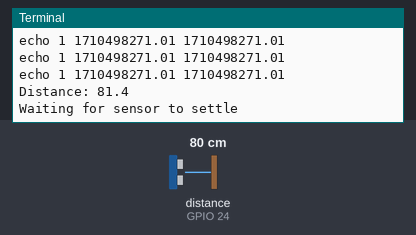
Bench run of a program on a simulated Raspberry Pi (BCM pin numbers). Parts: the last lines printed to the terminal. The test bench sets the inputs (shaded band); at power-on: distance to the obstacle (sensor on GPIO 24) 80 cm. The echo pulse lasts 58.3 µs per cm; the clock reads 2024-03-15 10:24:30 at power-on unless the program sets it.

Above: at 1.2 s.
1.3 s: distance to the obstacle (sensor on GPIO 24) set to 4 cm
At 1.9 s:
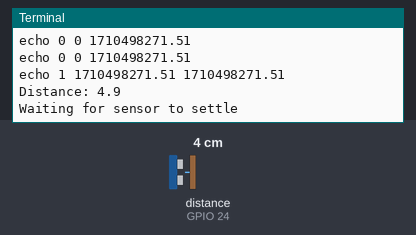
2.8 s: distance to the obstacle (sensor on GPIO 24) set to 2 cm
At 3.5 s:
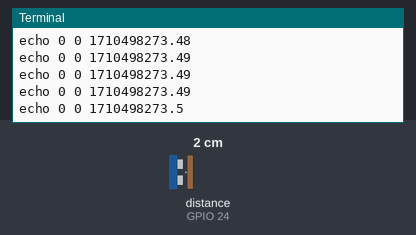
Timing chart, 0 to 5.8 s (numbered marks = the images above; inputs shaded):
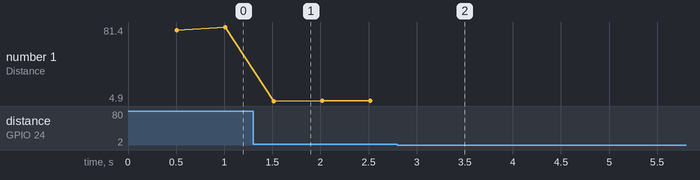

Measured:
- the behaviour switches between 3 and 2 cm on distance to the obstacle (sensor on GPIO 24) (found by bisection; images 1 and 2)
- after the input at 1.3 s, the terminal: prints a new line after 0.22 s (image 1)
- after the input at 2.8 s, the terminal: prints a new line after 0.23 s (image 2)
- plotted number 1: 81.4 → 5 after the input at 1.3 s

The program:

measureDistance.py
```python
import RPi.GPIO as GPIO
import time
GPIO.setmode(GPIO.BCM)

TRIG = 23
ECHO = 24

print "Distance measurement in progress"
GPIO.setup(TRIG, GPIO.OUT)
GPIO.setup(ECHO, GPIO.IN)

try:
    while True:
        GPIO.output(TRIG, False)
        print "Waiting for sensor to settle"

        time.sleep(0.5)

        print "sleep 2"

        GPIO.output(TRIG, True)
        time.sleep(0.00001)

        print "time.sleep(0.00001)"

        GPIO.output(TRIG, False)

        while GPIO.input(ECHO) == 0:
            start = time.time()
            print "echo 0", GPIO.input(ECHO), start

        while GPIO.input(ECHO) == 1:
            stop = time.time()
            print "echo 1", stop, start


        elapsed = stop - start

        distance = elapsed * 17000

        distance = round (distance, 2)

        if distance > 2 and distance < 400:
            print "Distance: %.1f" % distance
        else:
            print "Distance out of rance"

except KeyboardInterrupt:
    print "User Interrupt"
    GPIO.cleanup()
```
